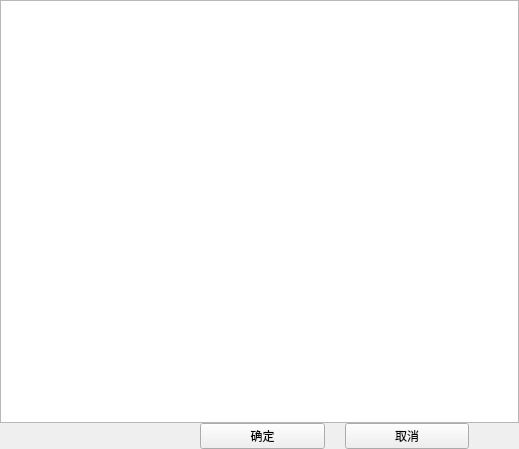
<?xml version="1.0" encoding="UTF-8"?>
<ui version="4.0">
 <class>DVPCDeviceChannel</class>
 <widget class="QWidget" name="DVPCDeviceChannel">
  <property name="geometry">
   <rect>
    <x>0</x>
    <y>0</y>
    <width>519</width>
    <height>449</height>
   </rect>
  </property>
  <property name="windowTitle">
   <string>Form</string>
  </property>
  <layout class="QVBoxLayout" name="verticalLayout">
   <property name="spacing">
    <number>0</number>
   </property>
   <property name="leftMargin">
    <number>0</number>
   </property>
   <property name="topMargin">
    <number>0</number>
   </property>
   <property name="rightMargin">
    <number>0</number>
   </property>
   <property name="bottomMargin">
    <number>0</number>
   </property>
   <item>
    <widget class="QTableView" name="tv"/>
   </item>
   <item>
    <layout class="QHBoxLayout" name="horizontalLayout">
     <property name="spacing">
      <number>20</number>
     </property>
     <property name="leftMargin">
      <number>200</number>
     </property>
     <property name="rightMargin">
      <number>50</number>
     </property>
     <item>
      <widget class="QPushButton" name="btn_ok">
       <property name="text">
        <string>确定</string>
       </property>
      </widget>
     </item>
     <item>
      <widget class="QPushButton" name="btn_cancel">
       <property name="text">
        <string>取消</string>
       </property>
      </widget>
     </item>
    </layout>
   </item>
  </layout>
 </widget>
 <resources/>
 <connections/>
</ui>
